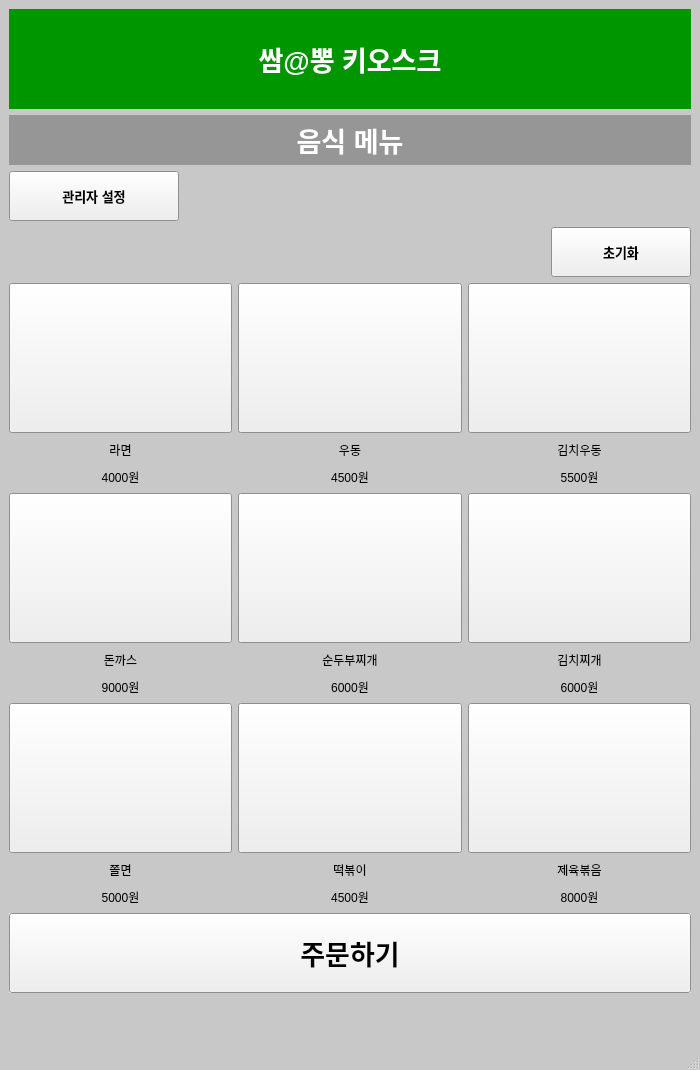
<?xml version="1.0" encoding="UTF-8"?>
<ui version="4.0">
 <class>Order</class>
 <widget class="QMainWindow" name="Order">
  <property name="geometry">
   <rect>
    <x>0</x>
    <y>0</y>
    <width>700</width>
    <height>1070</height>
   </rect>
  </property>
  <property name="palette">
   <palette>
    <active>
     <colorrole role="Base">
      <brush brushstyle="SolidPattern">
       <color alpha="255">
        <red>255</red>
        <green>255</green>
        <blue>255</blue>
       </color>
      </brush>
     </colorrole>
     <colorrole role="Window">
      <brush brushstyle="SolidPattern">
       <color alpha="255">
        <red>200</red>
        <green>200</green>
        <blue>200</blue>
       </color>
      </brush>
     </colorrole>
    </active>
    <inactive>
     <colorrole role="Base">
      <brush brushstyle="SolidPattern">
       <color alpha="255">
        <red>255</red>
        <green>255</green>
        <blue>255</blue>
       </color>
      </brush>
     </colorrole>
     <colorrole role="Window">
      <brush brushstyle="SolidPattern">
       <color alpha="255">
        <red>200</red>
        <green>200</green>
        <blue>200</blue>
       </color>
      </brush>
     </colorrole>
    </inactive>
    <disabled>
     <colorrole role="Base">
      <brush brushstyle="SolidPattern">
       <color alpha="255">
        <red>200</red>
        <green>200</green>
        <blue>200</blue>
       </color>
      </brush>
     </colorrole>
     <colorrole role="Window">
      <brush brushstyle="SolidPattern">
       <color alpha="255">
        <red>200</red>
        <green>200</green>
        <blue>200</blue>
       </color>
      </brush>
     </colorrole>
    </disabled>
   </palette>
  </property>
  <property name="windowTitle">
   <string>MainWindow</string>
  </property>
  <widget class="QWidget" name="centralwidget">
   <layout class="QGridLayout" name="gridLayout">
    <item row="0" column="0">
     <layout class="QVBoxLayout" name="verticalLayout">
      <item>
       <widget class="QLabel" name="Title">
        <property name="minimumSize">
         <size>
          <width>0</width>
          <height>100</height>
         </size>
        </property>
        <property name="maximumSize">
         <size>
          <width>16777215</width>
          <height>100</height>
         </size>
        </property>
        <property name="palette">
         <palette>
          <active>
           <colorrole role="WindowText">
            <brush brushstyle="SolidPattern">
             <color alpha="255">
              <red>255</red>
              <green>255</green>
              <blue>255</blue>
             </color>
            </brush>
           </colorrole>
           <colorrole role="Base">
            <brush brushstyle="SolidPattern">
             <color alpha="255">
              <red>255</red>
              <green>255</green>
              <blue>255</blue>
             </color>
            </brush>
           </colorrole>
           <colorrole role="Window">
            <brush brushstyle="SolidPattern">
             <color alpha="255">
              <red>0</red>
              <green>150</green>
              <blue>0</blue>
             </color>
            </brush>
           </colorrole>
          </active>
          <inactive>
           <colorrole role="WindowText">
            <brush brushstyle="SolidPattern">
             <color alpha="255">
              <red>255</red>
              <green>255</green>
              <blue>255</blue>
             </color>
            </brush>
           </colorrole>
           <colorrole role="Base">
            <brush brushstyle="SolidPattern">
             <color alpha="255">
              <red>255</red>
              <green>255</green>
              <blue>255</blue>
             </color>
            </brush>
           </colorrole>
           <colorrole role="Window">
            <brush brushstyle="SolidPattern">
             <color alpha="255">
              <red>0</red>
              <green>150</green>
              <blue>0</blue>
             </color>
            </brush>
           </colorrole>
          </inactive>
          <disabled>
           <colorrole role="WindowText">
            <brush brushstyle="SolidPattern">
             <color alpha="255">
              <red>120</red>
              <green>120</green>
              <blue>120</blue>
             </color>
            </brush>
           </colorrole>
           <colorrole role="Base">
            <brush brushstyle="SolidPattern">
             <color alpha="255">
              <red>0</red>
              <green>150</green>
              <blue>0</blue>
             </color>
            </brush>
           </colorrole>
           <colorrole role="Window">
            <brush brushstyle="SolidPattern">
             <color alpha="255">
              <red>0</red>
              <green>150</green>
              <blue>0</blue>
             </color>
            </brush>
           </colorrole>
          </disabled>
         </palette>
        </property>
        <property name="font">
         <font>
          <pointsize>20</pointsize>
          <weight>75</weight>
          <bold>true</bold>
          <underline>false</underline>
         </font>
        </property>
        <property name="autoFillBackground">
         <bool>true</bool>
        </property>
        <property name="text">
         <string>쌈@뽕 키오스크</string>
        </property>
        <property name="alignment">
         <set>Qt::AlignCenter</set>
        </property>
       </widget>
      </item>
      <item>
       <widget class="QLabel" name="Title_2">
        <property name="minimumSize">
         <size>
          <width>0</width>
          <height>50</height>
         </size>
        </property>
        <property name="maximumSize">
         <size>
          <width>16777215</width>
          <height>50</height>
         </size>
        </property>
        <property name="palette">
         <palette>
          <active>
           <colorrole role="WindowText">
            <brush brushstyle="SolidPattern">
             <color alpha="255">
              <red>255</red>
              <green>255</green>
              <blue>255</blue>
             </color>
            </brush>
           </colorrole>
           <colorrole role="Base">
            <brush brushstyle="SolidPattern">
             <color alpha="255">
              <red>255</red>
              <green>255</green>
              <blue>255</blue>
             </color>
            </brush>
           </colorrole>
           <colorrole role="Window">
            <brush brushstyle="SolidPattern">
             <color alpha="255">
              <red>150</red>
              <green>150</green>
              <blue>150</blue>
             </color>
            </brush>
           </colorrole>
          </active>
          <inactive>
           <colorrole role="WindowText">
            <brush brushstyle="SolidPattern">
             <color alpha="255">
              <red>255</red>
              <green>255</green>
              <blue>255</blue>
             </color>
            </brush>
           </colorrole>
           <colorrole role="Base">
            <brush brushstyle="SolidPattern">
             <color alpha="255">
              <red>255</red>
              <green>255</green>
              <blue>255</blue>
             </color>
            </brush>
           </colorrole>
           <colorrole role="Window">
            <brush brushstyle="SolidPattern">
             <color alpha="255">
              <red>150</red>
              <green>150</green>
              <blue>150</blue>
             </color>
            </brush>
           </colorrole>
          </inactive>
          <disabled>
           <colorrole role="WindowText">
            <brush brushstyle="SolidPattern">
             <color alpha="255">
              <red>120</red>
              <green>120</green>
              <blue>120</blue>
             </color>
            </brush>
           </colorrole>
           <colorrole role="Base">
            <brush brushstyle="SolidPattern">
             <color alpha="255">
              <red>150</red>
              <green>150</green>
              <blue>150</blue>
             </color>
            </brush>
           </colorrole>
           <colorrole role="Window">
            <brush brushstyle="SolidPattern">
             <color alpha="255">
              <red>150</red>
              <green>150</green>
              <blue>150</blue>
             </color>
            </brush>
           </colorrole>
          </disabled>
         </palette>
        </property>
        <property name="font">
         <font>
          <pointsize>20</pointsize>
          <weight>75</weight>
          <bold>true</bold>
          <underline>false</underline>
         </font>
        </property>
        <property name="autoFillBackground">
         <bool>true</bool>
        </property>
        <property name="text">
         <string>음식 메뉴</string>
        </property>
        <property name="alignment">
         <set>Qt::AlignCenter</set>
        </property>
       </widget>
      </item>
      <item>
       <layout class="QHBoxLayout" name="horizontalLayout_3">
        <item>
         <widget class="QPushButton" name="Admin">
          <property name="minimumSize">
           <size>
            <width>0</width>
            <height>50</height>
           </size>
          </property>
          <property name="maximumSize">
           <size>
            <width>170</width>
            <height>16777215</height>
           </size>
          </property>
          <property name="font">
           <font>
            <pointsize>10</pointsize>
            <weight>75</weight>
            <bold>true</bold>
           </font>
          </property>
          <property name="text">
           <string>관리자 설정</string>
          </property>
         </widget>
        </item>
        <item>
         <widget class="QLabel" name="label_6">
          <property name="maximumSize">
           <size>
            <width>16777215</width>
            <height>40</height>
           </size>
          </property>
          <property name="text">
           <string/>
          </property>
         </widget>
        </item>
       </layout>
      </item>
      <item>
       <layout class="QHBoxLayout" name="horizontalLayout">
        <item>
         <widget class="QLabel" name="label_2">
          <property name="maximumSize">
           <size>
            <width>16777215</width>
            <height>40</height>
           </size>
          </property>
          <property name="text">
           <string/>
          </property>
         </widget>
        </item>
        <item>
         <widget class="QPushButton" name="Reset">
          <property name="minimumSize">
           <size>
            <width>120</width>
            <height>50</height>
           </size>
          </property>
          <property name="maximumSize">
           <size>
            <width>140</width>
            <height>50</height>
           </size>
          </property>
          <property name="font">
           <font>
            <pointsize>10</pointsize>
            <weight>75</weight>
            <bold>true</bold>
           </font>
          </property>
          <property name="text">
           <string>초기화</string>
          </property>
         </widget>
        </item>
       </layout>
      </item>
      <item>
       <layout class="QGridLayout" name="gridLayout_2">
        <item row="8" column="0">
         <widget class="QLabel" name="foodLB7">
          <property name="maximumSize">
           <size>
            <width>300</width>
            <height>40</height>
           </size>
          </property>
          <property name="text">
           <string>쫄면</string>
          </property>
          <property name="alignment">
           <set>Qt::AlignCenter</set>
          </property>
         </widget>
        </item>
        <item row="3" column="0">
         <widget class="QLabel" name="foodLB_Pr_1">
          <property name="maximumSize">
           <size>
            <width>300</width>
            <height>40</height>
           </size>
          </property>
          <property name="text">
           <string>4000원</string>
          </property>
          <property name="alignment">
           <set>Qt::AlignCenter</set>
          </property>
         </widget>
        </item>
        <item row="4" column="0">
         <widget class="QPushButton" name="food4">
          <property name="minimumSize">
           <size>
            <width>150</width>
            <height>150</height>
           </size>
          </property>
          <property name="maximumSize">
           <size>
            <width>16777215</width>
            <height>16777215</height>
           </size>
          </property>
          <property name="text">
           <string/>
          </property>
         </widget>
        </item>
        <item row="1" column="1">
         <widget class="QPushButton" name="food2">
          <property name="minimumSize">
           <size>
            <width>150</width>
            <height>150</height>
           </size>
          </property>
          <property name="maximumSize">
           <size>
            <width>16777215</width>
            <height>16777215</height>
           </size>
          </property>
          <property name="text">
           <string/>
          </property>
         </widget>
        </item>
        <item row="3" column="1">
         <widget class="QLabel" name="foodLB_Pr_2">
          <property name="maximumSize">
           <size>
            <width>300</width>
            <height>40</height>
           </size>
          </property>
          <property name="text">
           <string>4500원</string>
          </property>
          <property name="alignment">
           <set>Qt::AlignCenter</set>
          </property>
         </widget>
        </item>
        <item row="8" column="1">
         <widget class="QLabel" name="foodLB8">
          <property name="maximumSize">
           <size>
            <width>300</width>
            <height>40</height>
           </size>
          </property>
          <property name="text">
           <string>떡볶이</string>
          </property>
          <property name="alignment">
           <set>Qt::AlignCenter</set>
          </property>
         </widget>
        </item>
        <item row="5" column="1">
         <widget class="QLabel" name="foodLB5">
          <property name="maximumSize">
           <size>
            <width>300</width>
            <height>40</height>
           </size>
          </property>
          <property name="text">
           <string>순두부찌개</string>
          </property>
          <property name="alignment">
           <set>Qt::AlignCenter</set>
          </property>
         </widget>
        </item>
        <item row="3" column="2">
         <widget class="QLabel" name="foodLB_Pr_3">
          <property name="maximumSize">
           <size>
            <width>300</width>
            <height>40</height>
           </size>
          </property>
          <property name="text">
           <string>5500원</string>
          </property>
          <property name="alignment">
           <set>Qt::AlignCenter</set>
          </property>
         </widget>
        </item>
        <item row="6" column="2">
         <widget class="QLabel" name="foodLB_Pr_6">
          <property name="maximumSize">
           <size>
            <width>300</width>
            <height>40</height>
           </size>
          </property>
          <property name="text">
           <string>6000원</string>
          </property>
          <property name="alignment">
           <set>Qt::AlignCenter</set>
          </property>
         </widget>
        </item>
        <item row="7" column="1">
         <widget class="QPushButton" name="food8">
          <property name="minimumSize">
           <size>
            <width>150</width>
            <height>150</height>
           </size>
          </property>
          <property name="maximumSize">
           <size>
            <width>16777215</width>
            <height>16777215</height>
           </size>
          </property>
          <property name="text">
           <string/>
          </property>
         </widget>
        </item>
        <item row="7" column="2">
         <widget class="QPushButton" name="food9">
          <property name="minimumSize">
           <size>
            <width>150</width>
            <height>150</height>
           </size>
          </property>
          <property name="maximumSize">
           <size>
            <width>16777215</width>
            <height>16777215</height>
           </size>
          </property>
          <property name="text">
           <string/>
          </property>
         </widget>
        </item>
        <item row="2" column="0">
         <widget class="QLabel" name="foodLB1">
          <property name="maximumSize">
           <size>
            <width>300</width>
            <height>40</height>
           </size>
          </property>
          <property name="text">
           <string>라면</string>
          </property>
          <property name="alignment">
           <set>Qt::AlignCenter</set>
          </property>
         </widget>
        </item>
        <item row="1" column="2">
         <widget class="QPushButton" name="food3">
          <property name="minimumSize">
           <size>
            <width>150</width>
            <height>150</height>
           </size>
          </property>
          <property name="maximumSize">
           <size>
            <width>16777215</width>
            <height>16777215</height>
           </size>
          </property>
          <property name="text">
           <string/>
          </property>
         </widget>
        </item>
        <item row="5" column="2">
         <widget class="QLabel" name="foodLB6">
          <property name="maximumSize">
           <size>
            <width>300</width>
            <height>40</height>
           </size>
          </property>
          <property name="text">
           <string>김치찌개</string>
          </property>
          <property name="alignment">
           <set>Qt::AlignCenter</set>
          </property>
         </widget>
        </item>
        <item row="7" column="0">
         <widget class="QPushButton" name="food7">
          <property name="minimumSize">
           <size>
            <width>150</width>
            <height>150</height>
           </size>
          </property>
          <property name="maximumSize">
           <size>
            <width>16777215</width>
            <height>16777215</height>
           </size>
          </property>
          <property name="text">
           <string/>
          </property>
         </widget>
        </item>
        <item row="8" column="2">
         <widget class="QLabel" name="foodLB9">
          <property name="maximumSize">
           <size>
            <width>300</width>
            <height>40</height>
           </size>
          </property>
          <property name="text">
           <string>제육볶음</string>
          </property>
          <property name="alignment">
           <set>Qt::AlignCenter</set>
          </property>
         </widget>
        </item>
        <item row="1" column="0">
         <widget class="QPushButton" name="food1">
          <property name="minimumSize">
           <size>
            <width>150</width>
            <height>150</height>
           </size>
          </property>
          <property name="maximumSize">
           <size>
            <width>16777215</width>
            <height>16777215</height>
           </size>
          </property>
          <property name="text">
           <string/>
          </property>
         </widget>
        </item>
        <item row="2" column="2">
         <widget class="QLabel" name="foodLB3">
          <property name="maximumSize">
           <size>
            <width>300</width>
            <height>40</height>
           </size>
          </property>
          <property name="text">
           <string>김치우동</string>
          </property>
          <property name="alignment">
           <set>Qt::AlignCenter</set>
          </property>
         </widget>
        </item>
        <item row="6" column="0">
         <widget class="QLabel" name="foodLB_Pr_4">
          <property name="maximumSize">
           <size>
            <width>300</width>
            <height>40</height>
           </size>
          </property>
          <property name="text">
           <string>9000원</string>
          </property>
          <property name="alignment">
           <set>Qt::AlignCenter</set>
          </property>
         </widget>
        </item>
        <item row="6" column="1">
         <widget class="QLabel" name="foodLB_Pr_5">
          <property name="maximumSize">
           <size>
            <width>300</width>
            <height>40</height>
           </size>
          </property>
          <property name="text">
           <string>6000원</string>
          </property>
          <property name="alignment">
           <set>Qt::AlignCenter</set>
          </property>
         </widget>
        </item>
        <item row="4" column="1">
         <widget class="QPushButton" name="food5">
          <property name="minimumSize">
           <size>
            <width>150</width>
            <height>150</height>
           </size>
          </property>
          <property name="maximumSize">
           <size>
            <width>16777215</width>
            <height>16777215</height>
           </size>
          </property>
          <property name="text">
           <string/>
          </property>
         </widget>
        </item>
        <item row="2" column="1">
         <widget class="QLabel" name="foodLB2">
          <property name="maximumSize">
           <size>
            <width>300</width>
            <height>40</height>
           </size>
          </property>
          <property name="text">
           <string>우동</string>
          </property>
          <property name="alignment">
           <set>Qt::AlignCenter</set>
          </property>
         </widget>
        </item>
        <item row="5" column="0">
         <widget class="QLabel" name="foodLB4">
          <property name="maximumSize">
           <size>
            <width>300</width>
            <height>40</height>
           </size>
          </property>
          <property name="text">
           <string>돈까스</string>
          </property>
          <property name="alignment">
           <set>Qt::AlignCenter</set>
          </property>
         </widget>
        </item>
        <item row="4" column="2">
         <widget class="QPushButton" name="food6">
          <property name="minimumSize">
           <size>
            <width>150</width>
            <height>150</height>
           </size>
          </property>
          <property name="maximumSize">
           <size>
            <width>16777215</width>
            <height>16777215</height>
           </size>
          </property>
          <property name="text">
           <string/>
          </property>
         </widget>
        </item>
        <item row="9" column="0">
         <widget class="QLabel" name="foodLB_Pr_7">
          <property name="maximumSize">
           <size>
            <width>300</width>
            <height>40</height>
           </size>
          </property>
          <property name="text">
           <string>5000원</string>
          </property>
          <property name="alignment">
           <set>Qt::AlignCenter</set>
          </property>
         </widget>
        </item>
        <item row="9" column="1">
         <widget class="QLabel" name="foodLB_Pr_8">
          <property name="maximumSize">
           <size>
            <width>300</width>
            <height>40</height>
           </size>
          </property>
          <property name="text">
           <string>4500원</string>
          </property>
          <property name="alignment">
           <set>Qt::AlignCenter</set>
          </property>
         </widget>
        </item>
        <item row="9" column="2">
         <widget class="QLabel" name="foodLB_Pr_9">
          <property name="maximumSize">
           <size>
            <width>300</width>
            <height>40</height>
           </size>
          </property>
          <property name="text">
           <string>8000원</string>
          </property>
          <property name="alignment">
           <set>Qt::AlignCenter</set>
          </property>
         </widget>
        </item>
       </layout>
      </item>
      <item>
       <widget class="QPushButton" name="Orderlist">
        <property name="minimumSize">
         <size>
          <width>0</width>
          <height>80</height>
         </size>
        </property>
        <property name="font">
         <font>
          <pointsize>20</pointsize>
          <weight>75</weight>
          <bold>true</bold>
         </font>
        </property>
        <property name="autoFillBackground">
         <bool>true</bool>
        </property>
        <property name="text">
         <string>주문하기</string>
        </property>
        <property name="checkable">
         <bool>false</bool>
        </property>
        <property name="flat">
         <bool>false</bool>
        </property>
       </widget>
      </item>
      <item>
       <widget class="QLabel" name="label_4">
        <property name="maximumSize">
         <size>
          <width>16777215</width>
          <height>40</height>
         </size>
        </property>
        <property name="text">
         <string/>
        </property>
       </widget>
      </item>
     </layout>
    </item>
   </layout>
  </widget>
  <widget class="QMenuBar" name="menubar">
   <property name="geometry">
    <rect>
     <x>0</x>
     <y>0</y>
     <width>700</width>
     <height>26</height>
    </rect>
   </property>
  </widget>
  <widget class="QStatusBar" name="statusbar"/>
 </widget>
 <resources/>
 <connections/>
</ui>
